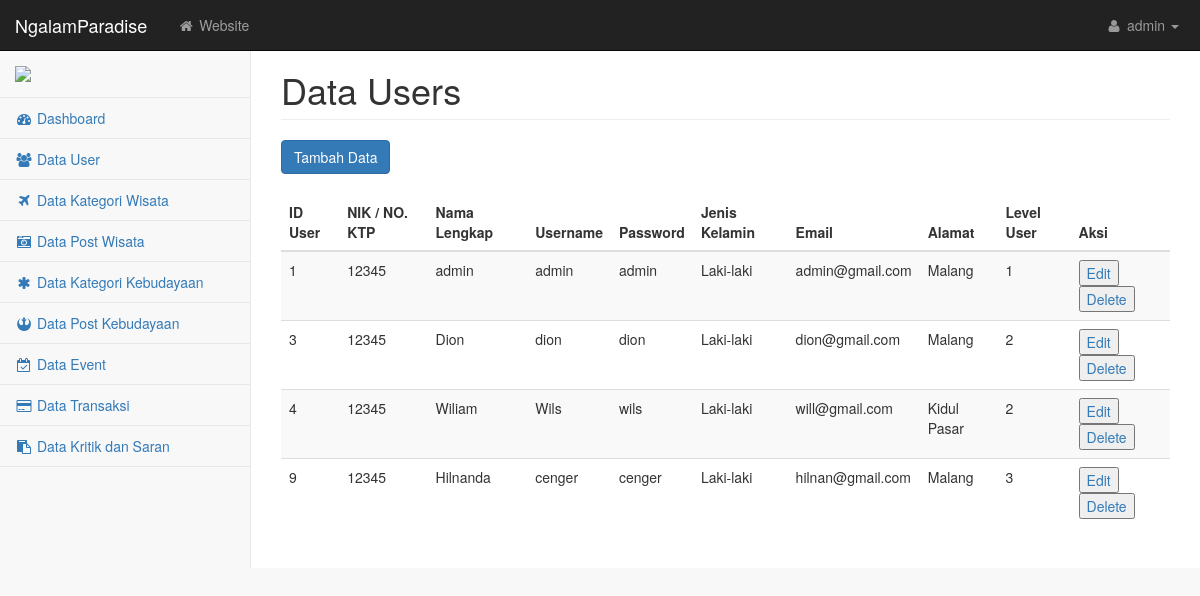
Screenshot of /admin/datauser.php (signed in) with the database file from the repository.
### tables this page shows
CREATE TABLE `user` (
  `ID_USER` int(11) NOT NULL,
  `NIK` varchar(20) NOT NULL,
  `NAMA_USER` varchar(50) NOT NULL,
  `USERNAME` varchar(50) DEFAULT NULL,
  `PASSWORD` varchar(50) DEFAULT NULL,
  `ALAMAT_USER` varchar(255) DEFAULT NULL,
  `JENIS_KELAMIN` varchar(20) NOT NULL,
  `EMAIL` varchar(100) NOT NULL,
  `USER_LVL` int(10) NOT NULL
);

### admin/datauser.php (the view, shortened to what this page needs)
<?php
    include 'koneksi.php';
 ?>
<!DOCTYPE html>
<html lang="en">
    <head>
        <link href="css/bootstrap.min.css" rel="stylesheet">
        <link href="css/metisMenu.min.css" rel="stylesheet">
        <link href="css/timeline.css" rel="stylesheet">
        <link href="css/startmin.css" rel="stylesheet">
        <link href="css/morris.css" rel="stylesheet">
        <link href="css/font-awesome.min.css" rel="stylesheet" type="text/css">
    </head>
    <body>
        <div id="wrapper">
        <?php
                include("nav.php");
            ?>
            <div id="page-wrapper">
                <div class="row">
                    <div class="col-lg-12">
                        <h1 class="page-header">Data Users</h1>
                    </div>
                </div>
                <div class="row">
                    <div class="col-lg-12">
                        <a id="modal-990150" href="#modal-container-990150" role="button" data-toggle="modal"><button class=" btn btn-primary">Tambah Data</button></a>
                        <br><br>
                          <div class="table-responsive">
                            <table class="table table-striped table-sm">
                              <thead>
                                <tr>
                                    <th>ID User</th>
                                    <th>NIK / NO. KTP</th>
                                    <th>Nama Lengkap</th>
                                    <th>Username</th>
                                    <th>Password</th>
                                    <th>Jenis Kelamin</th>
                                    <th>Email</th>
                                    <th>Alamat</th>
                                    <th>Level User</th>
                                    <th>Aksi</th>
                                </tr>
                              </thead>
                              <tbody>
                                <?php
                                    $query = mysqli_query($mysqli, "SELECT * FROM user");
                                    $hasil = mysqli_query($mysqli, "SELECT * FROM user");
                                    $row = mysqli_num_rows($hasil);
                                    if ($row==0) {
                                        echo "Data kosong!";
                                    }else{
                                    while ($show = mysqli_fetch_array($query)) {
                                     ?>
                                     <tr>
                                        <td><?php echo $show['ID_USER']; ?></td>
                                        <td><?php echo $show['NIK']; ?></td>
                                        <td><?php echo $show['NAMA_USER']; ?></td>
                                        <td><?php echo $show['USERNAME']; ?></td>
                                        <td><?php echo $show['PASSWORD']; ?></td>
                                        <td><?php echo $show['JENIS_KELAMIN']; ?></td>
                                        <td><?php echo $show['EMAIL']; ?></td>
                                        <td><?php echo $show['ALAMAT_USER']; ?></td>
                                        <td><?php echo $show['USER_LVL']; ?></td>
                                        <td>
                                            <a id="modal-990160" href="#modal-container-990160<?php echo $show['ID_USER']; ?>" role="button" data-toggle="modal"><button class="" onclick="myFunction()">Edit</button></a>
                                            <a href="deleteuser.php?ID_USER=<?php echo $show['ID_USER']; ?>"><button>Delete</button></a>
                                        </td>
                                     </tr>
                                     <?php }
                                     }
                                      ?>
                              </tbody>
                            </table>
                          </div>
                    </div>
                </div>
            </div>
        </div>
    </body>
</html>

### admin/nav.php (shortened to what this page needs)
<nav class="navbar navbar-inverse navbar-fixed-top" role="navigation">
    <div class="navbar-header">
        <a class="navbar-brand" href="">NgalamParadise</a>
    </div>
    <ul class="nav navbar-nav navbar-left navbar-top-links">
        <li><a href="index.php"><i class="fa fa-home fa-fw"></i> Website</a></li>
    </ul>
    <ul class="nav navbar-right navbar-top-links">
        <li class="dropdown">
            <?php
                        include 'koneksi.php';
                            $perintah = mysqli_query($mysqli, "SELECT * from user WHERE ID_USER='$_SESSION[ID_USER]'");
                            $result = mysqli_fetch_array($perintah);
                        ?>
            <a class="dropdown-toggle" data-toggle="dropdown" href="#">
                <i class="fa fa-user fa-fw"></i> <?php echo $result['USERNAME']; ?> <b class="caret"></b>
            </a>
        </li>
    </ul>
    <div class="navbar-default sidebar" role="navigation">
        <div class="sidebar-nav navbar-collapse">
            <ul class="nav" id="side-menu">
                <li class="sidebar-search">
                    <img src="../logo.png" class="img img-responsive" width="auto" height="100">
                </li>
                <li>
                    <a href="index.php"><i class="fa fa-dashboard fa-fw"></i> Dashboard</a>
                </li>
                <li>
                    <a href="datauser.php"><i class="fa fa-users fa-fw"></i> Data User</a>
                </li>
                <li>
                    <a href="datawisata.php"><i class="fa fa-plane fa-fw"></i> Data Kategori Wisata</a>
                </li>
                <li>
                    <a href="datapostwisata.php"><i class="fa fa-camera-retro fa-fw"></i> Data Post Wisata</a>
                </li>
                <li>
                    <a href="datakebudayaan.php"><i class="fa fa-asterisk fa-fw"></i> Data Kategori Kebudayaan</a>
                </li>
                <li>
                    <a href="datapostkebudayaan.php"><i class="fa fa-rebel fa-fw"></i> Data Post Kebudayaan</a>
                </li>
                <li>
                    <a href="dataevent.php"><i class="fa fa-calendar-check-o fa-fw"></i> Data Event</a>
                </li>
                <li>
                    <a href="datatransaksi.php"><i class="fa fa-credit-card fa-fw"></i> Data Transaksi</a>
                </li>
                <li>
                    <a href="datakontakus.php"><i class="fa fa-clipboard fa-fw"></i> Data Kritik dan Saran</a>
                </li>
            </ul>
        </div>
    </div>
</nav>

### admin/css/startmin.css (style rules this page uses)
body { background-color: #f8f8f8; }
#wrapper { width: 100%; }
#page-wrapper { padding: 30px 15px 0 15px; min-height: 568px; background-color: #fff; }
@media (min-width:768px) { #page-wrapper { position: inherit; margin-left: 250px; padding: 30px 30px 0 30px; border-left: 1px solid #e7e7e7; } }
.navbar-header { float: left; }
.navbar-left { float: left; }
.navbar-right { text-align: right; }
.navbar-top-links { margin: 0; }
.navbar-top-links li { display: inline-block; }
.navbar-top-links li:last-child { margin-right: 6px; }
.navbar-top-links li a { padding: 15px; min-height: 50px; }
.navbar-top-links>li>a { color: #999; }
.sidebar .sidebar-nav.navbar-collapse { padding-right: 0; padding-left: 0; }
.sidebar .sidebar-search { padding: 15px; }
.sidebar ul li { border-bottom: 1px solid #e7e7e7; }
@media (min-width:768px) { .sidebar { z-index: 1; position: absolute; width: 250px; margin-top: 51px; } }

### rows the page displays
user: USERNAME "admin", ID_USER "1", NIK "12345", NAMA_USER "admin", PASSWORD "admin", JENIS_KELAMIN "Laki-laki", EMAIL "admin@gmail.com", ALAMAT_USER "Malang", USER_LVL "1"
user: ID_USER "3", NIK "12345", NAMA_USER "Dion", USERNAME "dion", PASSWORD "dion", JENIS_KELAMIN "Laki-laki", EMAIL "dion@gmail.com", ALAMAT_USER "Malang", USER_LVL "2"
user: ID_USER "4", NIK "12345", NAMA_USER "Wiliam", USERNAME "Wils", PASSWORD "wils", JENIS_KELAMIN "Laki-laki", EMAIL "will@gmail.com", ALAMAT_USER "Kidul Pasar", USER_LVL "2"
user: ID_USER "9", NIK "12345", NAMA_USER "Hilnanda", USERNAME "cenger", PASSWORD "cenger", JENIS_KELAMIN "Laki-laki", EMAIL "hilnan@gmail.com", ALAMAT_USER "Malang", USER_LVL "3"
